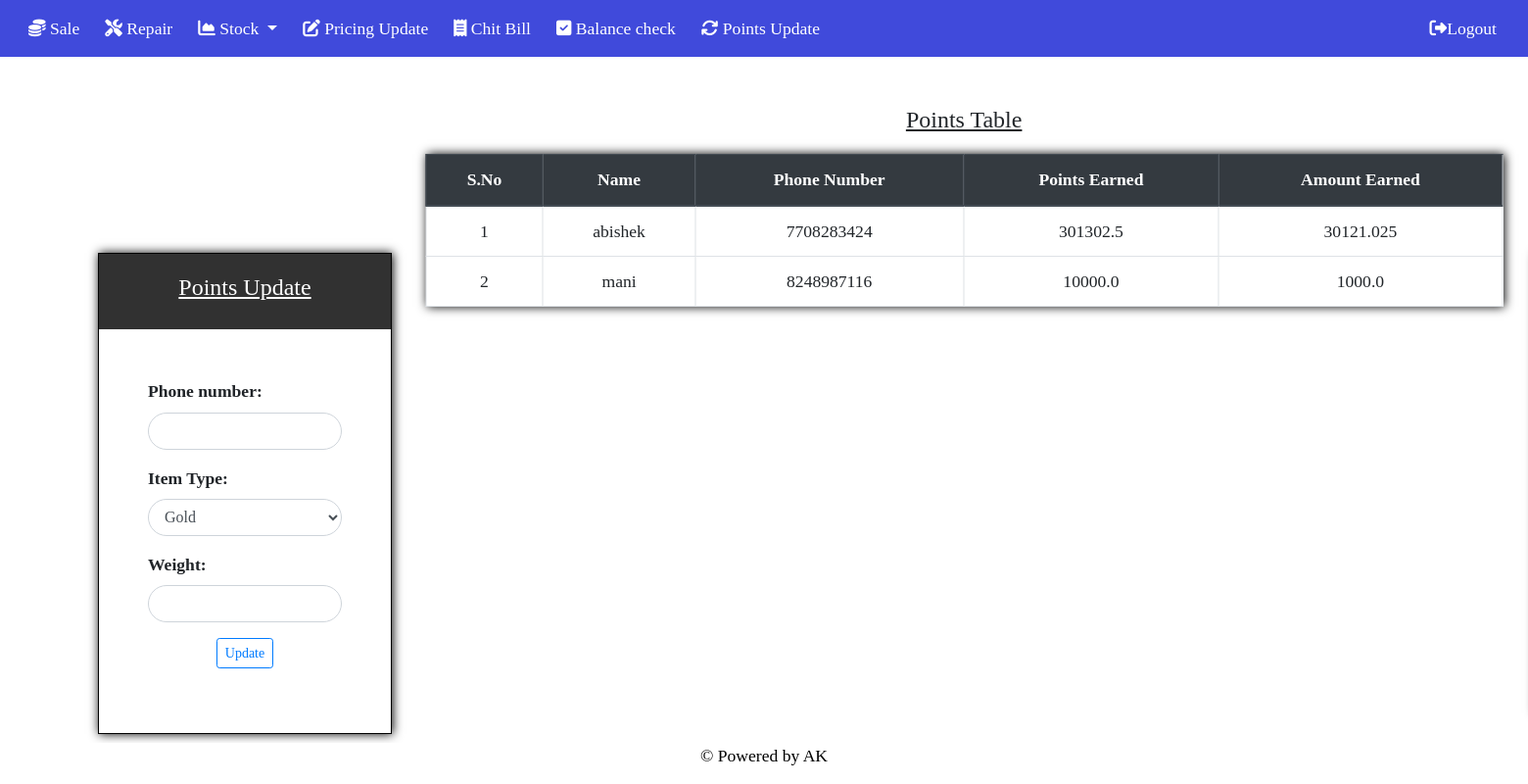
The app's page /shop/PointsUpdate/ (signed in) with its own data.
### Myapp/models.py (models this page shows, shortened)
class PointTable(models.Model):
    Name = models.ForeignKey(ShopCustomers,on_delete = models.PROTECT,null = True, blank = True)
    Weight = models.CharField(max_length=16,default="")
    Item_Type = models.CharField(max_length=16,choices=Item_Type,default="Gold")
    Amount_Earned = models.CharField(max_length=16,default="")
    Points_Earned = models.CharField(max_length=16,default="")

class ShopCustomers(models.Model):
    Name = models.CharField(max_length=64)
    PhoneNumber = models.CharField(max_length=15,unique=True,help_text="Phone Number")

### Myapp/views.py (the view)
@login_required
def PointsUpdate(request):
    Total_Points = models.PointTable.objects.all()
    if request.method  == "POST":
        if request.POST.get('Search'):
            Search = request.POST.get('Search')
            checkpoint = models.PointTable.objects.filter(Name__PhoneNumber = Search)
            if checkpoint:
                form = forms.PointsUpdateForm()
                return render(request,"PointsUpdate/PointsUpdate.html",{"form":form,"Pointtable":Total_Points,"result":checkpoint})
            else:
                form = forms.PointsUpdateForm()
                return render(request,"PointsUpdate/PointsUpdate.html",{"form":form,"Pointtable":Total_Points,"errors":"No User Found"})
        else:
            form = forms.PointsUpdateForm(request.POST)
            if form.is_valid():
                check = models.ShopCustomers.objects.filter(PhoneNumber = request.POST.get("Phone_Number"))
                if check:
                    Weight = request.POST.get("Weight")
                    Item_Type = request.POST.get("Item_Type")
                    Ph_No = request.POST.get("Phone_Number")
                    Pointfinder = Calculators()
                    Points = Pointfinder.PointsMetal(Item_Type,Weight) # function to find amount for points earned
                    user_check = models.PointTable.objects.filter(Name__PhoneNumber = Ph_No)
                    if user_check:
                        data_update = get_object_or_404(models.PointTable,Name__PhoneNumber = Ph_No)
                        Point = float(data_update.Points_Earned)+float(Points[0])
                        Amount = float(data_update.Amount_Earned)+float(Points[1])
                        models.PointTable.objects.filter(Name__PhoneNumber = Ph_No).update(Points_Earned = str(Point),Amount_Earned = str(Amount))
                    else:
                        Customer_Name = get_object_or_404(models.ShopCustomers,PhoneNumber = Ph_No)
                        Pointform = form.save()
                        Pointform.Name = Customer_Name
                        Pointform.Weight = Weight
                        Pointform.Points_Earned = str(Points[0])
                        Pointform.Amount_Earned = str(Points[1])
                        Pointform.save()
                    return HttpResponseRedirect(reverse('jewel:PointsUpdate'))
                else:
                    form = forms.PointsUpdateForm()
                    return render(request,"PointsUpdate/PointsUpdate.html",
                    {"form":form,"error":"No Accounts Registered with this Phone Number","Pointtable":Total_Points})
    else:
        form = forms.PointsUpdateForm()
    return render(request,"PointsUpdate/PointsUpdate.html",{"form":form,"Pointtable":Total_Points})

### Myapp/forms.py
class PointsUpdateForm(forms.ModelForm):
    Phone_Number = forms.CharField(max_length=16,required=True)
    def __init__(self,*args,**kwargs):
        super(PointsUpdateForm,self).__init__(*args,**kwargs)
        for field in iter(self.fields):
            self.fields[field].widget.attrs.update({
                'class': 'form-control',
            })
    class Meta:
        model = models.PointTable
        fields = ("Phone_Number","Item_Type","Weight")

### Myapp/templates/PointsUpdate/PointsUpdate.html (shortened to what this page needs)
{% extends "FirstApp/base.html" %}
{% block body-block %}
<div class="content" style="width: 1850px;">
    <div class="row">
    <div class="col-4">
        <div class="col4content">
            <div class="col4head">
                <h4><u>Points Update</u></h4>
            </div>
            <div class="col4body">
                {% if error %}
                    <div style="text-align: center;">
                        <i class="fas fa-user-times fa-7x"></i>
                        <h5 class="text-danger" style="margin-top: 60px;">{{error}}</h5>
                        <a class="btn btn-outline-primary btn-sm" style="margin-top: 20px;" href="{% url 'jewel:PointsUpdate' %}"><i class="fas fa-arrow-left"> Back</i></a>
                    </div>
                {% else %}
                    <form method="POST" class="form-group">
                        {{form.as_p}}
                        <div style="text-align: center;">
                            <button type="submit" class="btn btn-outline-primary btn-sm">Update</button>
                        </div>
                    </form>
                {% endif %}
            </div>
        </div>
    </div>
    <div class="col-6">
        <div class="col8content">
            <div class="col8head">
                <h4><u>Points Table</u></h4>
            </div>
            <div class="col8body">
                <table class="table table-bordered" style="box-shadow: black 1px 0px 10px;">
                    <thead class="thead-dark">
                        <tr>
                            <th scope="col">S.No</th>
                            <th scope="col">Name</th>
                            <th scope="col">Phone Number</th>
                            <th scope="col">Points Earned</th>
                            <th scope="col">Amount Earned</th>
                        </tr>
                    </thead>
                    <tbody>
                        {% for data in Pointtable %}
                            <tr>
                                <td>{{forloop.counter}}</td>
                                <td>{{data.Name.Name}}</td>
                                <td>{{data.Name.PhoneNumber}}</td>
                                <td>{{data.Points_Earned}}</td>
                                <td>{{data.Amount_Earned}}</td>
                            </tr>
                        {% endfor %}
                    </tbody>
                </table>
            </div>
        </div>
    </div>
    <div class="col-2">
    </div>
    </div>
</div>
{% endblock %}

### Myapp/templates/PointsUpdate/PointsUpdate.html (style rules this page uses)
.col4content { margin: 100px; border: 1px solid black; width: 300px; margin-top: 200px; font-family: 'Times New Roman', Times, serif; font-weight: bold; position: fixed; margin-bottom: 50px; box-shadow: black 1px 0px 10px; }
.col4head { color: white; background-color: rgb(49,49,49); padding: 20px; text-align: center; }
.col4body { padding: 50px; }
.form-control { border-radius: 20px; text-align: left; }
.col8content { margin-top: 50px; font-family: 'Times New Roman', Times, serif; width: 1100px; text-align: center; transform: translateX(-17.5%); margin-bottom: 50px; }
.col8body { margin-top: 20px; }

### records on screen
PointTable: Name.Name "abishek", Name.PhoneNumber "7708283424", Points_Earned "301302.5", Amount_Earned "30121.025"
PointTable: Name.Name "mani", Name.PhoneNumber "8248987116", Points_Earned "10000.0", Amount_Earned "1000.0"
